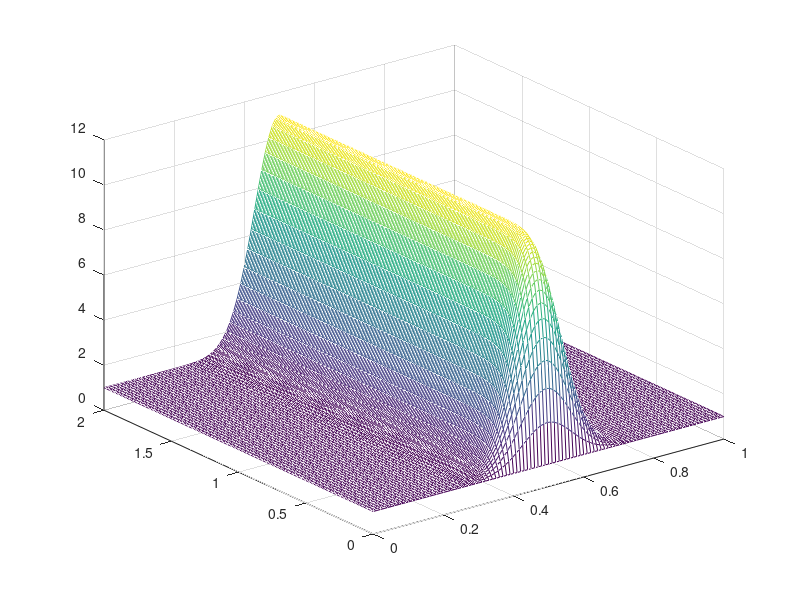

Here is the MATLAB script that generated this plot:
clc
clear
a = 0.1;
omg = 20;
k = @(x,t) (1 + 10.*exp(-(x-0.5).^2 ./ a^2).*(1 - exp(-omg.*t)));
X = 0:0.01:1;
T = 0:0.01:2;
[X,T] = meshgrid(X,T);
K = k(X,T);
mesh(X,T,K)